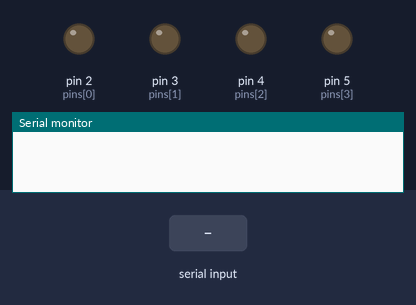
Bench run of a sketch on a simulated Arduino Uno, built with avr-gcc and run on an emulated ATmega328P. On the bench: output pins drawn as LEDs (lit = HIGH), the last lines printed to the serial monitor. Inputs (shaded band) come from the test bench.

Above: at 1.2 s.
1.3 s: "30,150\n" received over Serial
At 2.0 s:
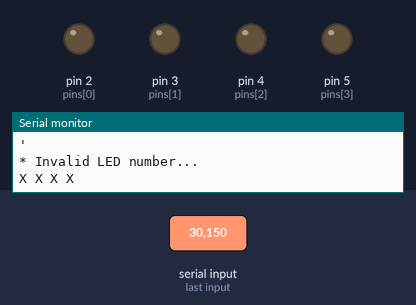
2.9 s: "90,45\n" received over Serial
At 3.05 s:
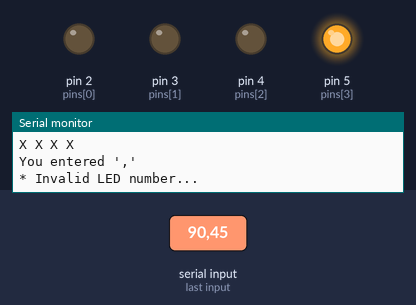
4.5 s: "200\n" received over Serial
At 4.9 s:
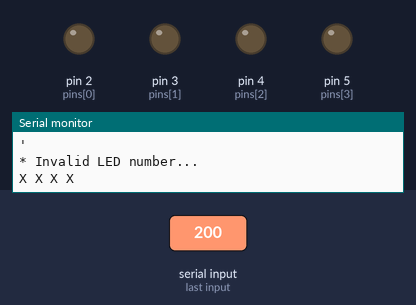
Timing chart, 0 to 7.5 s (numbered marks = the images above; inputs shaded):
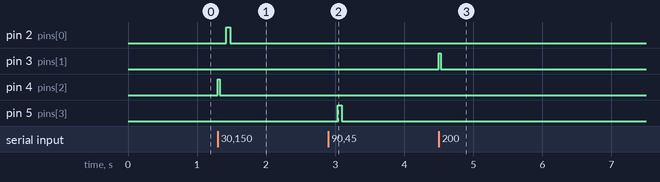

Measured:
- after the input at 1.3 s, pin 2 (pins[0]): LOW → HIGH after 0.12 s, → LOW 0.05 s later; pin 4 (pins[2]): LOW → HIGH at once, → LOW 0.03 s later
- after the input at 2.9 s, pin 5 (pins[3]): LOW → HIGH after 0.14 s, → LOW 0.05 s later
- after the input at 4.5 s, pin 3 (pins[1]): LOW → HIGH at once, → LOW 0.02 s later

The sketch:

LED_Serial_Control.ino
```cpp
int pins[] = {2, 3, 4, 5}; // LED 연결 핀
int state = -1; // 현재 켤 LED 인덱스

void setup() {
  Serial.begin(9600); // 시리얼 통신 초기화
  for (int i = 0; i < 4; i++) {
    pinMode(pins[i], OUTPUT); // 출력 모드로 설정
    digitalWrite(pins[i], LOW); // 꺼진 상태로 시작
  }
}

void loop() {
  if (Serial.available()) { // 입력 확인
    char data = Serial.read(); // 데이터 읽기
    Serial.println(String("You entered \'") + data + '\''); // 입력 문자 표시
    if (data >= '1' && data <= '4') { // 유효한 입력인 경우
      state = data - '0' - 1; // LED 인덱스로 변환
      Serial.print("LED ");
      Serial.print(state + 1);
      Serial.println(" is ON...");
    }
    else { // 잘못된 입력인 경우
      Serial.println("* Invalid LED number...");
      state = -1;
    }
    for (int i = 0; i < 4; i++) {
      if (i == state) { // 하나의 LED만 켬
        Serial.print("O ");
        digitalWrite(pins[i], HIGH);
      }
      else { // 나머지는 끔
        Serial.print("X ");
        digitalWrite(pins[i], LOW);
      }
    }
    Serial.println();
  }
}
```
